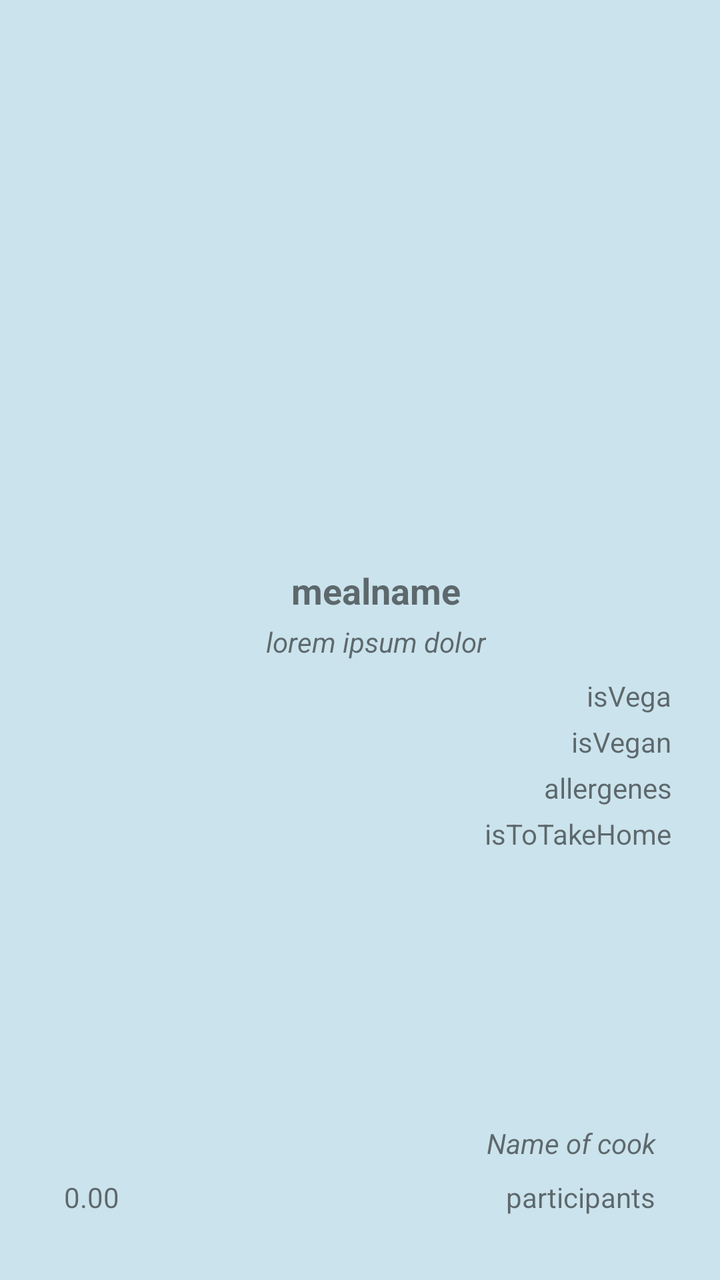
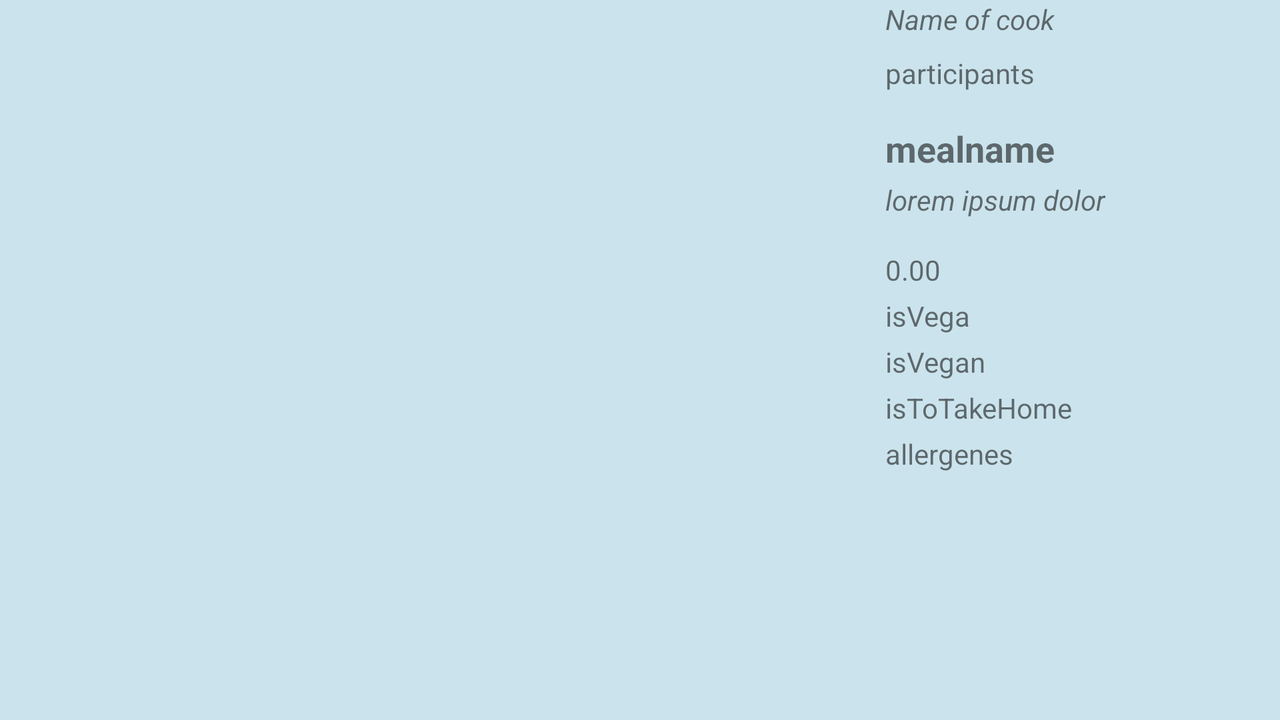

Two renders of one Android screen. The first uses the default layout on a phone; the second uses the alternative layout the repository ships for a different screen configuration, on a matching device. The two XML files are below.
<!-- AndroidManifest.xml: application theme Theme.MakeAMeal -->
<!-- res/layout/activity_meal_layout.xml -->
<?xml version="1.0" encoding="utf-8"?>
<android.support.constraint.ConstraintLayout xmlns:android="http://schemas.android.com/apk/res/android"
    xmlns:app="http://schemas.android.com/apk/res-auto"
    xmlns:tools="http://schemas.android.com/tools"
    android:layout_width="match_parent"
    android:layout_height="match_parent"
    android:background="@color/light_blue"
    tools:context=".MealLayout">

    <ImageView
        android:id="@+id/mealimage"
        android:layout_width="374dp"
        android:layout_height="259dp"
        android:layout_marginStart="16dp"
        android:layout_marginTop="16dp"
        app:layout_constraintStart_toStartOf="parent"
        app:layout_constraintTop_toTopOf="parent"
        tools:srcCompat="@tools:sample/avatars" />


    <TextView
        android:id="@+id/name_cook"
        android:layout_width="wrap_content"
        android:layout_height="wrap_content"
        android:layout_marginEnd="32dp"
        android:textSize="14dp"
        android:layout_marginBottom="8dp"
        android:text="@string/name_of_cook"
        android:textStyle="italic"
        app:layout_constraintBottom_toTopOf="@+id/participants"
        app:layout_constraintEnd_toEndOf="parent" />

    <TextView
        android:id="@+id/participants"
        android:layout_width="wrap_content"
        android:layout_height="wrap_content"
        android:layout_marginEnd="32dp"
        android:layout_marginBottom="32dp"
        android:text="participants"
        android:textSize="14dp"
        app:layout_constraintBottom_toBottomOf="parent"
        app:layout_constraintEnd_toEndOf="parent" />

    <TextView
        android:id="@+id/mealname"
        android:layout_width="wrap_content"
        android:layout_height="wrap_content"
        android:layout_marginStart="16dp"
        android:layout_marginTop="8dp"
        android:text="@string/mealname_label"
        android:textSize="18dp"
        android:textStyle="bold"
        app:layout_constraintEnd_toEndOf="parent"
        app:layout_constraintStart_toStartOf="parent"
        app:layout_constraintTop_toBottomOf="@+id/mealimage" />

    <TextView
        android:id="@+id/mealdescription"
        android:layout_width="wrap_content"
        android:layout_height="wrap_content"
        android:layout_marginStart="16dp"
        android:layout_marginTop="4dp"
        android:text="@string/lorem_ipsum_dolor"
        android:textStyle="italic"
        app:layout_constraintEnd_toEndOf="parent"
        app:layout_constraintStart_toStartOf="parent"
        app:layout_constraintTop_toBottomOf="@+id/mealname" />

    <TextView
        android:id="@+id/mealprice"
        android:layout_width="wrap_content"
        android:layout_height="wrap_content"
        android:layout_marginStart="32dp"
        android:layout_marginBottom="32dp"
        android:text="@string/price"
        app:layout_constraintBottom_toBottomOf="parent"
        app:layout_constraintStart_toStartOf="parent" />

    <TextView
        android:id="@+id/isvega"
        android:layout_width="wrap_content"
        android:layout_height="wrap_content"
        android:layout_marginTop="8dp"
        android:layout_marginEnd="24dp"
        android:text="isVega"
        app:layout_constraintEnd_toEndOf="parent"
        app:layout_constraintTop_toBottomOf="@+id/mealdescription" />

    <TextView
        android:id="@+id/isvegan"
        android:layout_width="wrap_content"
        android:layout_height="wrap_content"
        android:layout_marginTop="4dp"
        android:text="isVegan"
        app:layout_constraintEnd_toEndOf="@+id/isvega"
        app:layout_constraintTop_toBottomOf="@+id/isvega" />

    <TextView
        android:id="@+id/istotakehome"
        android:layout_width="wrap_content"
        android:layout_height="wrap_content"
        android:layout_marginTop="4dp"
        android:text="isToTakeHome"
        app:layout_constraintEnd_toEndOf="@+id/allergenes"
        app:layout_constraintTop_toBottomOf="@+id/allergenes" />

    <TextView
        android:id="@+id/allergenes"
        android:layout_width="wrap_content"
        android:layout_height="wrap_content"
        android:layout_marginTop="4dp"
        android:text="allergenes"
        app:layout_constraintEnd_toEndOf="@+id/isvegan"
        app:layout_constraintTop_toBottomOf="@+id/isvegan" />


</android.support.constraint.ConstraintLayout>
<!-- resources referenced by this layout -->
<resources>
  <color name="light_blue">#CBE3EC</color>
  <string name="lorem_ipsum_dolor">lorem ipsum dolor</string>
  <string name="mealname_label">mealname</string>
  <string name="name_of_cook">Name of cook</string>
  <string name="price">0.00</string>
  <style name="Theme.MakeAMeal" parent="Theme.AppCompat.Light.DarkActionBar">
          
          <item name="colorPrimary">@color/purple_500</item>
          <item name="colorPrimaryDark">@color/purple_700</item>
          <item name="colorAccent">@color/teal_200</item>
          
      </style>
  <color name="purple_500">#FF6200EE</color>
  <color name="purple_700">#FF3700B3</color>
  <color name="teal_200">#FF03DAC5</color>
</resources>
<!-- res/layout-land/activity_meal_layout.xml (the repository's variant of the layout above) -->
<!-- drawn on the phone turned sideways -->
<?xml version="1.0" encoding="utf-8"?>
<ScrollView xmlns:android="http://schemas.android.com/apk/res/android"
    xmlns:app="http://schemas.android.com/apk/res-auto"
    xmlns:tools="http://schemas.android.com/tools"
    android:layout_width="match_parent"
    android:layout_height="match_parent"
    android:background="@color/light_blue"
    tools:context=".Presentation.MealLayout">

    <LinearLayout
        android:layout_width="match_parent"
        android:layout_height="wrap_content"
        android:orientation="horizontal">

        <ImageView
            android:id="@+id/mealimage"
            android:layout_width="0dp"
            android:layout_height="259dp"
            android:layout_weight="2"
             />

        <LinearLayout
            android:layout_width="0dp"
            android:layout_height="wrap_content"
            android:layout_weight="1"
            android:orientation="vertical"
            android:paddingStart="16dp"
            android:paddingEnd="16dp">

            <TextView
                android:id="@+id/name_cook"
                android:layout_width="wrap_content"
                android:layout_height="wrap_content"
                android:text="@string/name_of_cook"
                android:textSize="14sp"
                android:textStyle="italic" />

            <TextView
                android:id="@+id/participants"
                android:layout_width="wrap_content"
                android:layout_height="wrap_content"
                android:layout_marginTop="8dp"
                android:text="participants"
                android:textSize="14sp" />

            <TextView
                android:id="@+id/mealname"
                android:layout_width="wrap_content"
                android:layout_height="wrap_content"
                android:layout_marginTop="16dp"
                android:text="@string/mealname_label"
                android:textSize="18sp"
                android:textStyle="bold" />

            <TextView
                android:id="@+id/mealdescription"
                android:layout_width="wrap_content"
                android:layout_height="wrap_content"
                android:layout_marginTop="4dp"
                android:text="@string/lorem_ipsum_dolor"
                android:textStyle="italic" />

            <TextView
                android:id="@+id/mealprice"
                android:layout_width="wrap_content"
                android:layout_height="wrap_content"
                android:layout_marginTop="16dp"
                android:text="@string/price" />

            <TextView
                android:id="@+id/isvega"
                android:layout_width="wrap_content"
                android:layout_height="wrap_content"
                android:layout_marginTop="4dp"
                android:text="isVega" />

            <TextView
                android:id="@+id/isvegan"
                android:layout_width="wrap_content"
                android:layout_height="wrap_content"
                android:layout_marginTop="4dp"
                android:text="isVegan" />

            <TextView
                android:id="@+id/istotakehome"
                android:layout_width="wrap_content"
                android:layout_height="wrap_content"
                android:layout_marginTop="4dp"
                android:text="isToTakeHome" />

            <TextView
                android:id="@+id/allergenes"
                android:layout_width="wrap_content"
                android:layout_height="wrap_content"
                android:layout_marginTop="4dp"
                android:text="allergenes" />

        </LinearLayout>

    </LinearLayout>
</ScrollView>
